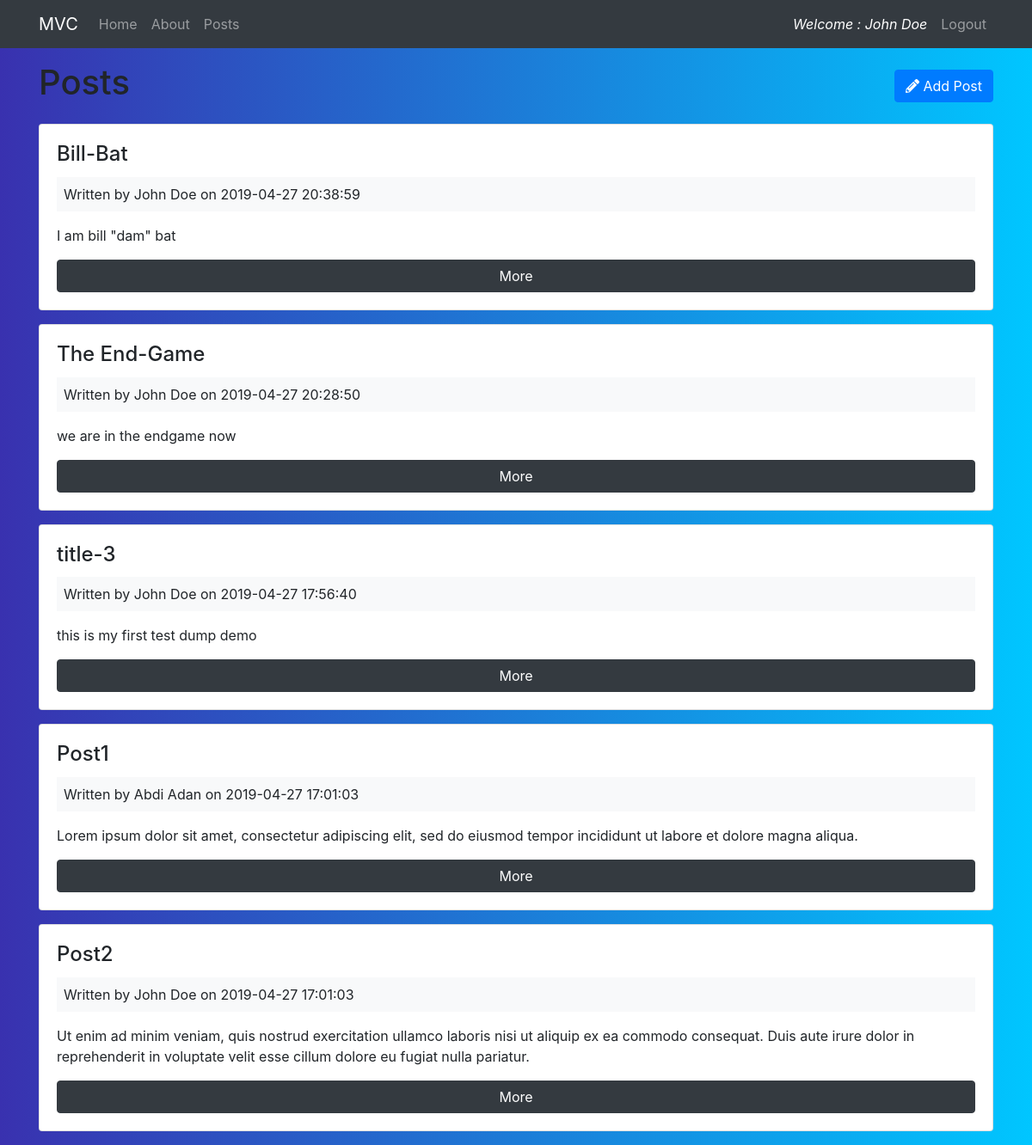
The app's page /posts/ (signed in), older data.
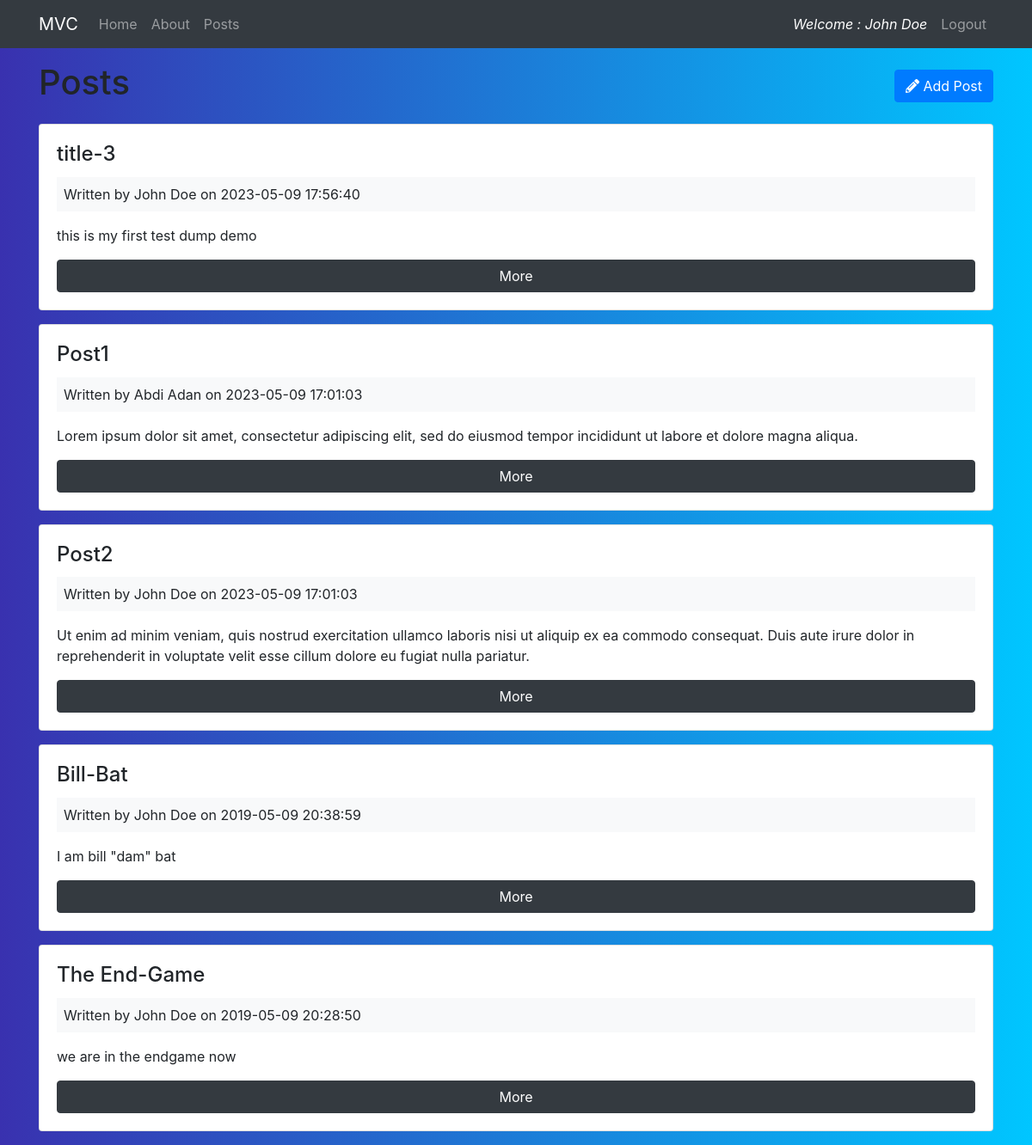
The same page, newer data.
### tables this page shows
CREATE TABLE `posts` (
  `id` int(11) NOT NULL,
  `user_id` int(11) NOT NULL,
  `title` varchar(255) NOT NULL,
  `body` text NOT NULL,
  `created_at` datetime NOT NULL DEFAULT CURRENT_TIMESTAMP
);

CREATE TABLE `users` (
  `id` int(11) NOT NULL,
  `username` varchar(255) NOT NULL,
  `email` varchar(255) NOT NULL,
  `password` varchar(255) NOT NULL,
  `created_at` datetime NOT NULL DEFAULT CURRENT_TIMESTAMP
);

### src/controllers/Posts.php (called while the page is built, shortened)
<?php
 class Posts extends Controller {
    public function __construct(){
        $this->postModel = $this->model('Post');
    }
    public function index(){
       $posts = $this->postModel->getPosts();
       $data = [
         'posts' => $posts
       ];
      $this->view('post/index', $data);
    }
}
?>

### src/config/Application.php (called while the page is built, shortened)
<?php
  class Application {
    protected $currentMethod = 'index';
    public function __construct(){
      $url = $this->getUrl();
      if(file_exists('./src/controllers/' . ucwords($url[0]). '.php')){
        unset($url[0]);
      }
      $this->currentController = new $this->currentController;
      $this->params = $url ? array_values($url) : [];
      call_user_func_array([$this->currentController, $this->currentMethod], $this->params);
    }
    public function getUrl(){
      if(isset($_GET['url'])){
        $url = rtrim($_GET['url'], '/');
        $url = filter_var($url, FILTER_SANITIZE_URL);
        $url = explode('/', $url);
        return $url;
      }
    }
  }

### index.php (called while the page is built, shortened)
<?php
require_once './src/config/Index.php';
$init = new Application();

### src/config/Database.php (called while the page is built, shortened)
<?php
  class Database {
    private $host = DB_HOST;
    private $user = DB_USER;
    private $pass = DB_PASS;
    private $dbname = DB_NAME;
    private $dbh;
    private $stmt;
    public function __construct(){
      $dsn = 'mysql:host=' . $this->host . ';dbname=' . $this->dbname;
      $options = array(
        PDO::ATTR_PERSISTENT => true,
        PDO::ATTR_ERRMODE => PDO::ERRMODE_EXCEPTION
      );
      try{
        $this->dbh = new PDO($dsn, $this->user, $this->pass, $options);
      } catch(PDOException $e){
        $this->error = $e->getMessage();
        echo $this->error;
      }
    }
    public function query($sql){
      $this->stmt = $this->dbh->prepare($sql);
    }
    public function execute(){
      return $this->stmt->execute();
    }
    public function resultSet(){
      $this->execute();
      return $this->stmt->fetchAll(PDO::FETCH_OBJ);
    }
  }

### src/models/Post.php (called while the page is built, shortened)
<?php
  class Post {
    private $db;
    public function __construct(){
      $this->db = new Database;
    }
    public function getPosts(){
      $this->db->query('SELECT *,
                        posts.id as postId,
                        users.id as userId,
                        posts.created_at as postCreated,
                        users.created_at as userCreated
                        FROM posts
                        INNER JOIN users
                        ON posts.user_id = users.id
                        ORDER BY posts.created_at DESC
                        ');
      $results = $this->db->resultSet();
      return $results;
    }
  }

### src/views/post/index.php (the view, shortened to what this page needs)
<?php require APPROOT .'/views/layout/header.php'; ?>
<div class="row d-flex align-items-center mb-3">
  <div class="col-md-10">
    <h1>Posts</h1>
  </div>
  <div class="col-md-2">
    <a href="<?php echo URLROOT ?>/posts/add" class="btn btn-primary float-right">
      <i class="fas fa-pencil-alt"></i> Add Post
    </a>
  </div>
</div>
<?php foreach($data['posts'] as $post) :?>
<div class="card card-body mb-3">
  <h4 class="card-title"><?php echo $post->title; ?></h4>
  <div class="bg-light p-2 mb-3">
    Written by <?php echo $post->username; ?> on <?php echo $post->postCreated; ?>
  </div>
  <p class="card-text"><?php echo $post->body; ?></p>
  <a href="<?php echo URLROOT; ?>/posts/show/<?php echo $post->postId; ?>" class="btn btn-dark">More</a>
</div>
<?php endforeach; ?>
<?php require APPROOT .'/views/layout/footer.php'; ?>

### src/config/Controller.php (shortened to what this page needs)
<?php
  class Controller {
    public function view($view, $data = []){
      if(file_exists('./src/views/' . $view . '.php')){
        require_once './src/views/' . $view . '.php';
      } else {
        die('View does not exist');
      }
    }
  }

### src/views/layout/header.php (shortened to what this page needs)
<!DOCTYPE html>
<html lang="en">
<head>
  <link rel="stylesheet" href="<?php echo URLROOT; ?>/public/assets/css/bootstrap.min.css">
  <link rel="stylesheet" href="https://use.fontawesome.com/releases/v5.8.1/css/all.css"
>
  <link rel="stylesheet" href="<?php echo URLROOT; ?>/public/assets/css/style.css">
</head>
<body>
  <?php require_once APPROOT.'../views/layout/navbar.php';?>
  <div class="container">

### src/views/layout/navbar.php (shortened to what this page needs)
<nav class="navbar navbar-expand-lg navbar-dark bg-dark mb-3">
  <div class="container">
  <a class="navbar-brand" href="<?php echo URLROOT;?>"><?php echo SITENAME; ?></a>
    <div class="collapse navbar-collapse" id="navbarsExampleDefault">
        <ul class="navbar-nav mr-auto">
            <li class="nav-item ">
                <a class="nav-link" href="<?php echo URLROOT;?>">Home</a>
            </li>
            <li class="nav-item">
                <a class="nav-link" href="<?php echo URLROOT;?>/pages/about">About</a>
            </li>
            <?php if(isset($_SESSION['user_id'])): ?>
                <li class="nav-item ">
                    <a class="nav-link" href="<?php echo URLROOT;?>/posts">Posts</a>
                </li>
           <?php endif; ?>
        </ul>
        <ul class="navbar-nav ml-auto">
         <?php if(isset($_SESSION['user_id'])): ?>
         <li class="nav-item ">
              <a class="nav-link"><i class="text-white">Welcome : <?php echo $_SESSION['user_name']; ?></i></a>
            </li>
           <li class="nav-item ">
              <a class="nav-link" href="<?php echo URLROOT;?>/users/logout">Logout</a>
            </li>
         <?php endif; ?>
        </ul>
    </div>
  </div>
</nav>

### src/views/layout/footer.php
</div>
</body>
</html>

### public/assets/css/style.css (style rules this page uses)
body { background: -webkit-linear-gradient(left, #3931af, #00c6ff); }

Row changes from the older to the newer data that the page shows:
changed posts "title-3": created_at "2019-04-27 17:56:40" → "2023-05-09 17:56:40"
changed posts "Post1": created_at "2019-04-27 17:01:03" → "2023-05-09 17:01:03"
changed posts "Post2": created_at "2019-04-27 17:01:03" → "2023-05-09 17:01:03"
changed posts "Bill-Bat": created_at "2019-04-27 20:38:59" → "2019-05-09 20:38:59"; moves down the list
changed posts "The End-Game": created_at "2019-04-27 20:28:50" → "2019-05-09 20:28:50"; moves down the list
